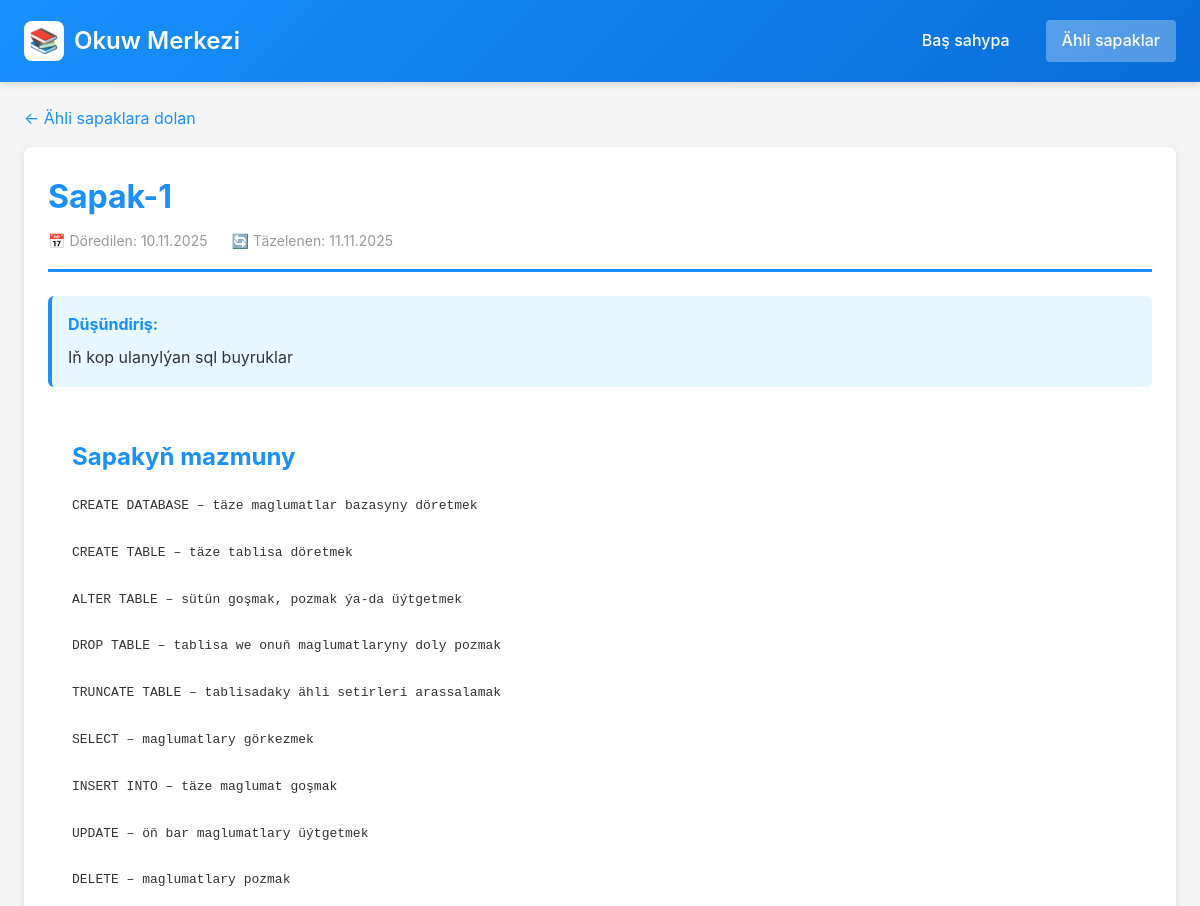
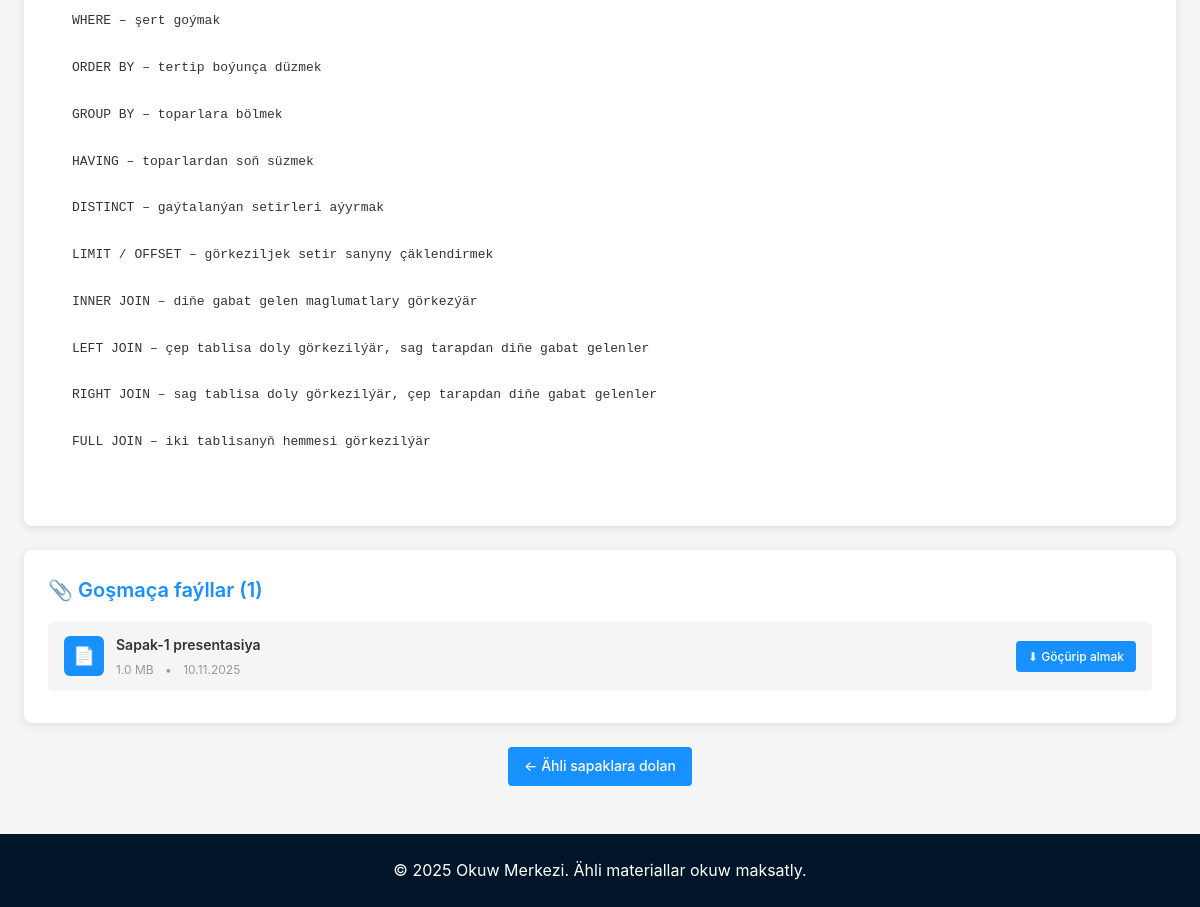
The app's page /lessons/1/ with its own data (2 pictures, top to bottom).
### lessons/models.py (models this page shows, shortened)
class Lesson(models.Model):
    title = models.CharField(max_length=200, verbose_name="Sapagyň ady")
    content = RichTextField(blank=True, null=True, config_name='lesson_content', help_text="Baý tekst formatlaşdyrma bilen sapagyň mazmuny (hökmany däl)", verbose_name="Mazmun")
    description = models.TextField(max_length=500, blank=True, null=True, help_text="Gysga düşündiriş", verbose_name="Düşündiriş")
    date_created = models.DateTimeField(default=timezone.now, verbose_name="Döredilen senesi")
    date_updated = models.DateTimeField(auto_now=True, verbose_name="Täzelenen senesi")
    is_published = models.BooleanField(default=True, help_text="Talyplara görkezilsin", verbose_name="Çap edildi")
    order = models.IntegerField(default=0, help_text="Görkeziş tertibi (pes sanlar öň görkeziler)", verbose_name="Tertip belgisi")
    class Meta:
        ordering = ['order', '-date_created']
        verbose_name = "Sapak"
        verbose_name_plural = "Sapaklar"

class Attachment(models.Model):
    lesson = models.ForeignKey(Lesson, on_delete=models.CASCADE, related_name='attachments', verbose_name="Sapak")
    title = models.CharField(max_length=200, help_text="Goşmaça faýlyň ady", verbose_name="Ady")
    file = models.FileField(upload_to='lesson_attachments/%Y/%m/%d/', verbose_name="Faýl")
    description = models.TextField(blank=True, null=True, help_text="Goşmaça düşündiriş (hökmany däl)", verbose_name="Düşündiriş")
    uploaded_at = models.DateTimeField(auto_now_add=True, verbose_name="Ýüklenen senesi")
    file_size = models.IntegerField(blank=True, null=True, help_text="Faýlyň ululygy baýtda", verbose_name="Faýl ululygy")
    class Meta:
        ordering = ['-uploaded_at']
        verbose_name = "Goşmaça faýl"
        verbose_name_plural = "Goşmaça faýllar"
    def get_file_size_display(self):
        if not self.file_size:
            return "Unknown"
        size = self.file_size
        for unit in ['B', 'KB', 'MB', 'GB']:
            if size < 1024.0:
                return f"{size:.1f} {unit}"
            size /= 1024.0
        return f"{size:.1f} TB"

### lessons/views.py (the view)
# urls.py: path('lessons/<int:pk>/', views.LessonDetailView.as_view(), name='lesson_detail'),
class LessonDetailView(DetailView):
    model = Lesson
    template_name = 'lessons/lesson_detail.html'
    context_object_name = 'lesson'
    def get_queryset(self):
        return Lesson.objects.filter(is_published=True).prefetch_related('attachments')

### templates/lessons/lesson_detail.html (shortened to what this page needs)
{% extends 'base.html' %}
{% block content %}
<div style="margin-bottom: 16px;">
    <a href="{% url 'lesson_list' %}" style="color: #1890ff; text-decoration: none; display: inline-flex; align-items: center; gap: 8px;">
        ← Ähli sapaklara dolan
    </a>
</div>
<div class="card">
    <div style="border-bottom: 3px solid #1890ff; padding-bottom: 16px; margin-bottom: 24px;">
        <h1 style="color: #1890ff; margin-bottom: 8px;">{{ lesson.title }}</h1>
        <div style="display: flex; gap: 24px; color: #999; font-size: 14px;">
            <span>📅 Döredilen: {{ lesson.date_created|date:"d.m.Y" }}</span>
            <span>🔄 Täzelenen: {{ lesson.date_updated|date:"d.m.Y" }}</span>
        </div>
    </div>
    {% if lesson.description %}
    <div style="background: #e6f7ff; padding: 16px; border-radius: 6px; margin-bottom: 24px; border-left: 4px solid #1890ff;">
        <strong style="color: #1890ff;">Düşündiriş:</strong>
        <p style="margin-top: 8px; color: #333;">{{ lesson.description }}</p>
    </div>
    {% endif %}
    {% if lesson.content %}
    <div class="content-area">
        <h2 style="color: #1890ff; margin-top: 0;">Sapakyň mazmuny</h2>
        <div>{{ lesson.content|safe }}</div>
    </div>
    {% else %}
    <div style="background: #f5f5f5; padding: 24px; border-radius: 6px; text-align: center; margin-bottom: 24px;">
        <p style="color: #999;">Bu sapak üçin ýazuw mazmuny ýok. Materiallar üçin aşakdaky goşmaça faýllara serediň.</p>
    </div>
    {% endif %}
</div>
{% if lesson.attachments.all %}
<div class="card">
    <h2 class="card-title">📎 Goşmaça faýllar ({{ lesson.attachments.count }})</h2>
    <ul class="attachment-list">
        {% for attachment in lesson.attachments.all %}
        <li class="attachment-item">
            <div class="attachment-info">
                <div class="attachment-icon">📄</div>
                <div class="attachment-details">
                    <h4>{{ attachment.title }}</h4>
                    <div class="attachment-meta">
                        <span>{{ attachment.get_file_size_display }}</span>
                        <span style="margin: 0 8px;">•</span>
                        <span>{{ attachment.uploaded_at|date:"d.m.Y" }}</span>
                    </div>
                </div>
            </div>
            <a href="{{ attachment.file.url }}" class="btn" download style="font-size: 12px; padding: 6px 12px;">
                ⬇ Göçürip almak
            </a>
        </li>
        {% endfor %}
    </ul>
</div>
{% else %}
<div class="card" style="text-align: center; padding: 32px; background: #f9f9f9;">
    <div style="font-size: 48px; margin-bottom: 8px;">📝</div>
    <p style="color: #999;">Bu sapak üçin goşmaça faýl ýok</p>
</div>
{% endif %}
<div style="margin-top: 24px; text-align: center;">
    <a href="{% url 'lesson_list' %}" class="btn">← Ähli sapaklara dolan</a>
</div>
{% endblock %}

### templates/base.html (style rules this page uses)
* { margin: 0; padding: 0; box-sizing: border-box; }
body { font-family: -apple-system, BlinkMacSystemFont, 'Segoe UI', Roboto, 'Helvetica Neue', Arial, sans-serif; background: #f5f5f5; color: #333; line-height: 1.6; }
.card { background: white; border-radius: 8px; box-shadow: 0 2px 8px rgba(0,0,0,0.1); padding: 24px; margin-bottom: 24px; }
.card-title { font-size: 20px; font-weight: 600; margin-bottom: 16px; color: #1890ff; }
.btn { display: inline-block; padding: 8px 16px; background: #1890ff; color: white; text-decoration: none; border-radius: 4px; border: none; cursor: pointer; font-size: 14px; font-weight: 500; transition: all 0.3s; }
.attachment-list { list-style: none; margin-top: 16px; }
.attachment-item { background: #f5f5f5; padding: 12px 16px; margin-bottom: 8px; border-radius: 6px; display: flex; justify-content: space-between; align-items: center; transition: all 0.3s; }
.attachment-info { display: flex; align-items: center; gap: 12px; flex: 1; }
.attachment-icon { width: 40px; height: 40px; background: #1890ff; color: white; border-radius: 6px; display: flex; align-items: center; justify-content: center; font-size: 18px; }
.attachment-details h4 { font-size: 14px; font-weight: 600; margin-bottom: 4px; }
.attachment-meta { font-size: 12px; color: #999; }
.content-area { background: white; padding: 24px; border-radius: 8px; line-height: 1.8; margin-bottom: 24px; }
.content-area h1, .content-area h2, .content-area h3 { color: #1890ff; margin-top: 24px; margin-bottom: 16px; }

### records on screen
Lesson: title "Sapak-1", date_created "10.11.2025", date_updated "11.11.2025", description "Iň kop ulanylýan sql buyruklar", content "CREATE DATABASE – täze maglumatlar bazasyny döretmek CREATE TABLE – täze tablisa döretmek ALTER TABLE – sütün goşmak, pozmak ýa-da üýtgetmek DROP TABLE – tablisa we onuň maglumatlaryny doly pozmak TRUNCATE TABLE – tablisadaky ähli setirleri arassalamak SELECT – maglumatlary görkezmek INSERT INTO – täze maglumat goşmak UPDATE – öň bar maglumatlary üýtgetmek DELETE – maglumatlary pozmak WHERE – şert goýmak ORDER BY – tertip boýunça düzmek GROUP BY – toparlara bölmek HAVING – toparlardan soň süzmek DISTINCT – gaýtalanýan setirleri aýyrmak LIMIT / OFFSET – görkeziljek setir sanyny çäklendirmek INNER JOIN – diňe gabat gelen maglumatlary görkezýär LEFT JOIN – çep tablisa doly görkezilýär, sag…", attachments.count "1"
Attachment: title "Sapak-1 presentasiya", file_size "1.0 MB", uploaded_at "10.11.2025"
